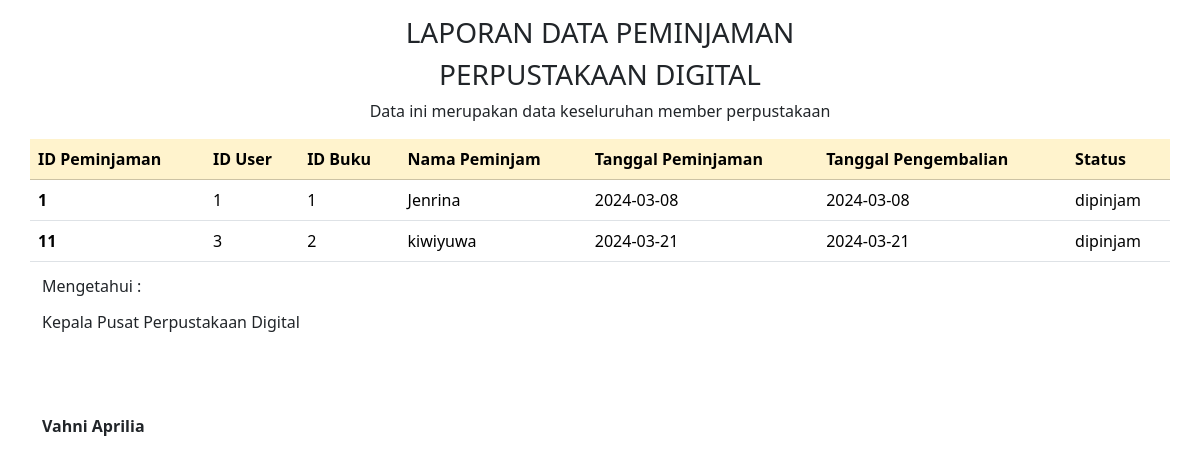
Before: /admin/data/laporan_dp.php with the older database file.
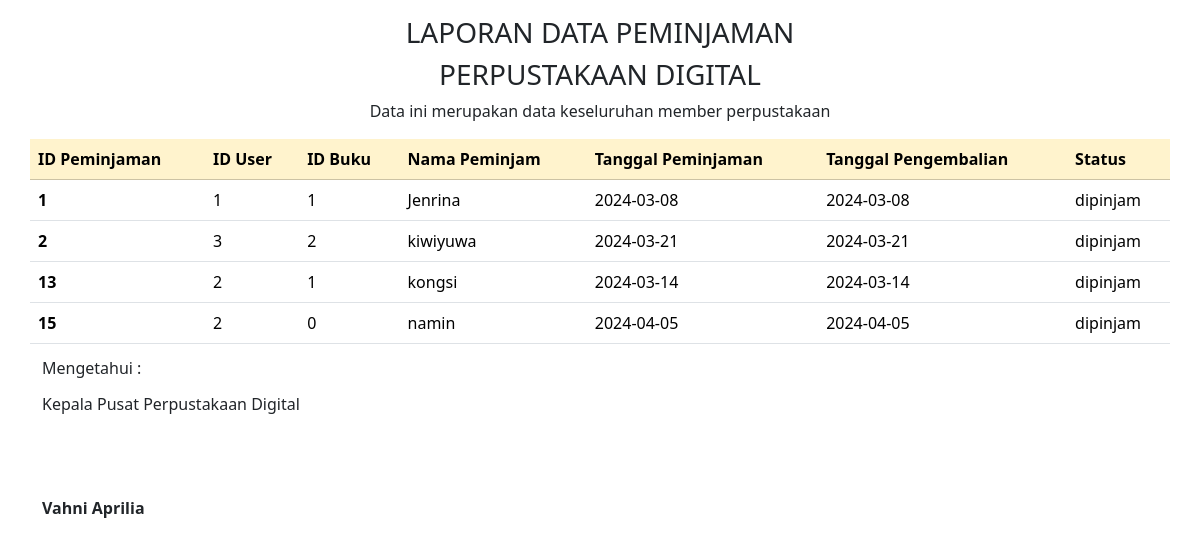
After: the same page with the newer database file.
### tables this page shows
CREATE TABLE `peminjaman` (
  `IDpeminjaman` int(11) NOT NULL,
  `IDuser` int(11) NOT NULL,
  `IDbuku` int(11) NOT NULL,
  `nama` varchar(255) NOT NULL,
  `tglpeminjaman` date NOT NULL,
  `tglpengembalian` date NOT NULL,
  `statuspeminjaman` enum('dipinjam','diproses','dikembalikan') NOT NULL
);

### admin/data/laporan_dp.php (the view, shortened to what this page needs)
<!doctype html>
<html lang="en">
  <head>
    <link rel="stylesheet" href="../../asset/css/bootstrap.css">
  </head>
  <body>
    <div class="container">
        <div class="row">
            <div class="col text-center mt-3">
                <h3>LAPORAN DATA PEMINJAMAN</h3>
                <h3>PERPUSTAKAAN DIGITAL</h3>
                <span>Data ini merupakan data keseluruhan member perpustakaan</span>
            </div>
        </div>
        <div class="row">
        <table class="table my-3">
            <thead  class="table table-warning">
                <tr>
                    <th scope="col">ID Peminjaman</th>
                    <th scope="col">ID User</th>
                    <th scope="col">ID Buku</th>
                    <th scope="col">Nama Peminjam</th>
                    <th scope="col">Tanggal Peminjaman</th>
                    <th scope="col">Tanggal Pengembalian</th>
                    <th scope="col">Status</th>
                </tr>
            </thead>
            <?php
            include '../../koneksi/koneksi.php';
            $data = mysqli_query($conn, "SELECT * FROM peminjaman");
            while ($d = mysqli_fetch_array($data)) {
            ?>
            <tbody>
                <tr>
                    <th scope="row"><?php echo $d['IDpeminjaman'];?></th>
                    <td><?php echo $d['IDuser'];?></td>
                    <td><?php echo $d['IDbuku'];?></td>
                    <td><?php echo $d['nama'];?></td>
                    <td><?php echo $d['tglpeminjaman'];?></td>
                    <td><?php echo $d['tglpeminjaman'];?></td>
                    <td><?php echo $d['statuspeminjaman'];?></td>
                </tr>
            </tbody>
            <?php
              }
            ?>
        </table>
      </div>
            <div class="row">
                <div class="col">
                    <p style="line-height: 1rem;">Mengetahui :</p>
                    <p>Kepala Pusat Perpustakaan Digital</p>
                    <p style="margin-top: 5rem;"><b>Vahni Aprilia</b></p>
                </div>
            </div>
        </div>
  </body>
</html>

Changed rows visible on the page:
removed peminjaman: IDpeminjaman "11", IDuser "3", IDbuku "2", nama "kiwiyuwa", tglpeminjaman "2024-03-21", statuspeminjaman "dipinjam"
added peminjaman: IDpeminjaman "2", IDuser "3", IDbuku "2", nama "kiwiyuwa", tglpeminjaman "2024-03-21", statuspeminjaman "dipinjam"
added peminjaman: IDpeminjaman "13", IDuser "2", IDbuku "1", nama "kongsi", tglpeminjaman "2024-03-14", statuspeminjaman "dipinjam"
added peminjaman: IDpeminjaman "15", IDuser "2", IDbuku "0", nama "namin", tglpeminjaman "2024-04-05", statuspeminjaman "dipinjam"
